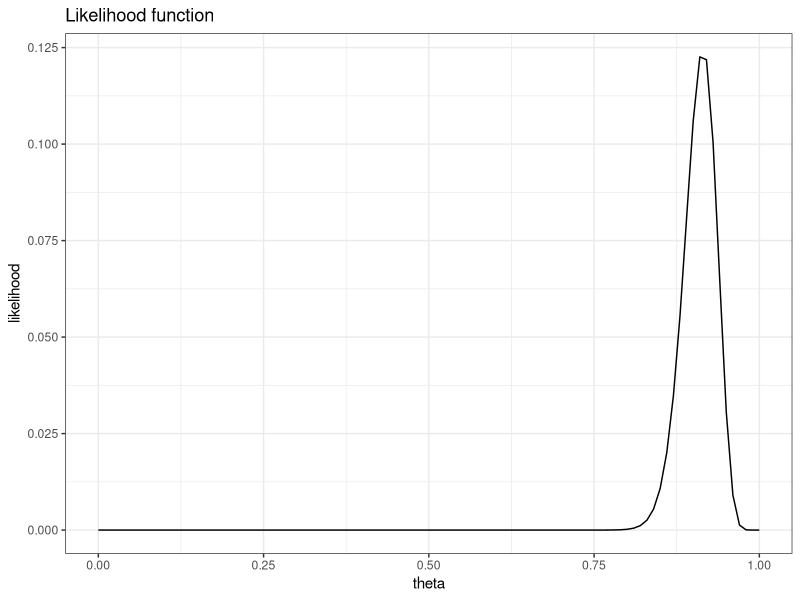
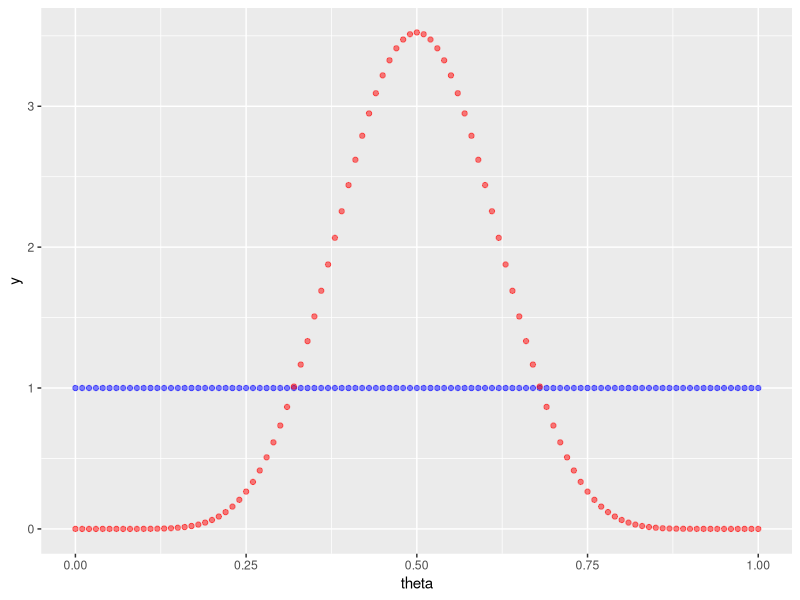
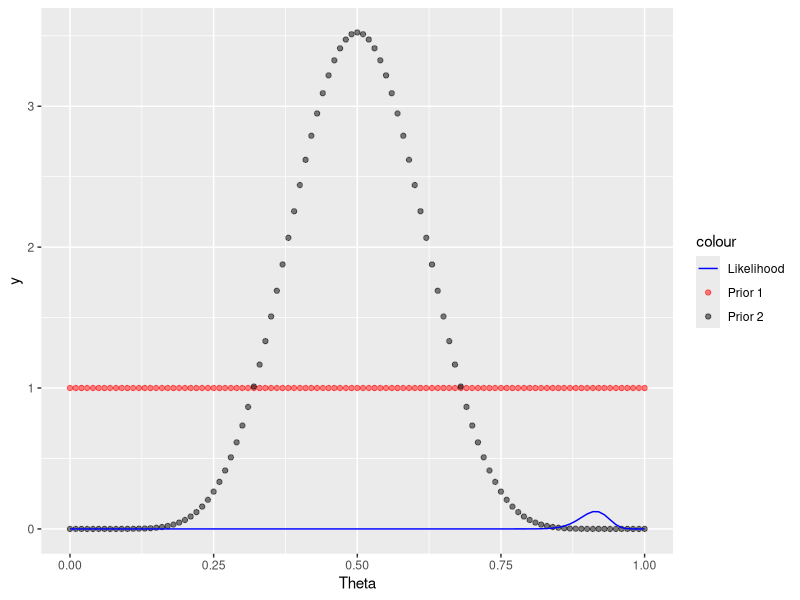
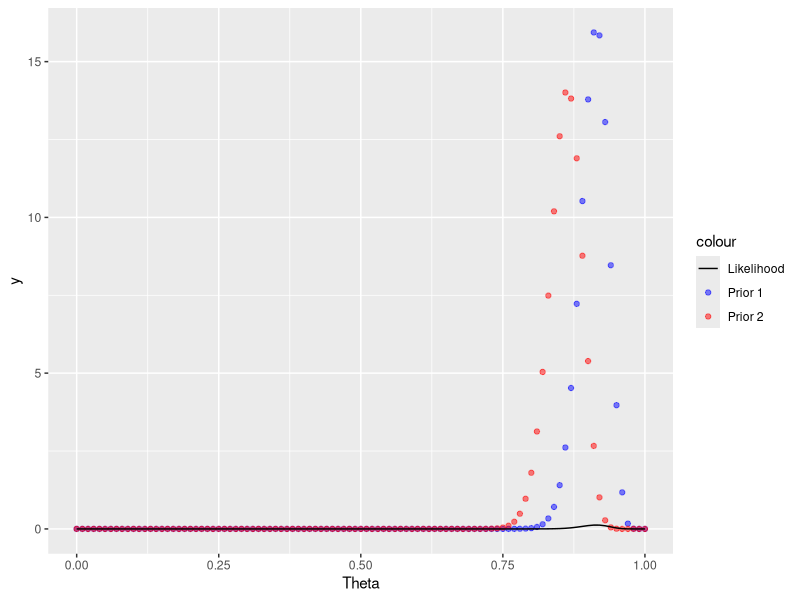

Write R code to recreate these figures, in order.
## ---- chunk 1
library(ggplot2)
## ---- chunk 2
theta_hat = 118/129
n = 129
sd_th = sqrt(theta_hat*(1-theta_hat)/n)
sd_th^2 # report variance
CI <- c(theta_hat - 1.96*sd_th, theta_hat + 1.96*sd_th)
CI
## ---- chunk 3
n = 129
y = 118
c(qbeta(0.025, shape1 = y + 1, shape2 = n - y + 1), 
  qbeta(0.975, shape1 = y + 1, shape2 = n - y + 1)
)
## ---- chunk 4
# Plot the likelihood - I don't use geom_histogram, because I feel this way is easier
theta <- seq(0,1,by = 0.01)
l <- function(theta){
  return(choose(n, y) * theta^(y)*(1-theta)^(n-y))
}

df <- data.frame(theta = theta, likelihood = l(theta))
ggplot(data = df, aes(x = theta, y = likelihood)) +
  geom_line() + theme_bw() + ggtitle('Likelihood function')

## ---- chunk 5
df2 <- data.frame(theta = theta)
ggplot(data = df2, aes(x = theta)) +
  stat_function(fun = dbeta, args = c(1,1),
                geom = "point", color = "blue", 
                fill = "blue", alpha = 0.5, lab = 'Prior 1') +
  stat_function(fun = dbeta, args = c(10,10),
                geom = "point", color = "red", 
                fill = "red", alpha = 0.5, lab = 'Prior 2') 
## ---- chunk 6
df3 <- data.frame(theta = theta, likelihood = l(theta))

ggplot(data = df3, aes(x = theta)) +
  stat_function(fun = dbeta, args = c(1,1),
                geom = "point", alpha = 0.5, aes(color = 'Prior 1')) +
  stat_function(fun = dbeta, args = c(10,10),
                geom = "point", alpha = 0.5, aes(color = 'Prior 2')) +
  geom_line(y = l(theta), aes(color = 'Likelihood')) +
  labs(x = "Theta") +
  scale_colour_manual(values = c('blue', 'red', 'black'))
  
## ---- chunk 7

df2 <- data.frame(theta = theta)
ggplot(data = df2, aes(x = theta)) +
  stat_function(fun = dbeta, args = c(y+1,n-y+1),
                geom = "point", aes(color = "Prior 1"), alpha = 0.5) +
  stat_function(fun = dbeta, args = c(y + 10,n - y + 10),
                geom = "point",aes(color = "Prior 2"), alpha = 0.5)+
  geom_line(y = l(theta), aes(color = 'Likelihood')) +
  labs(x = "Theta") +
  scale_colour_manual(values = c('black', 'blue', 'red'))
